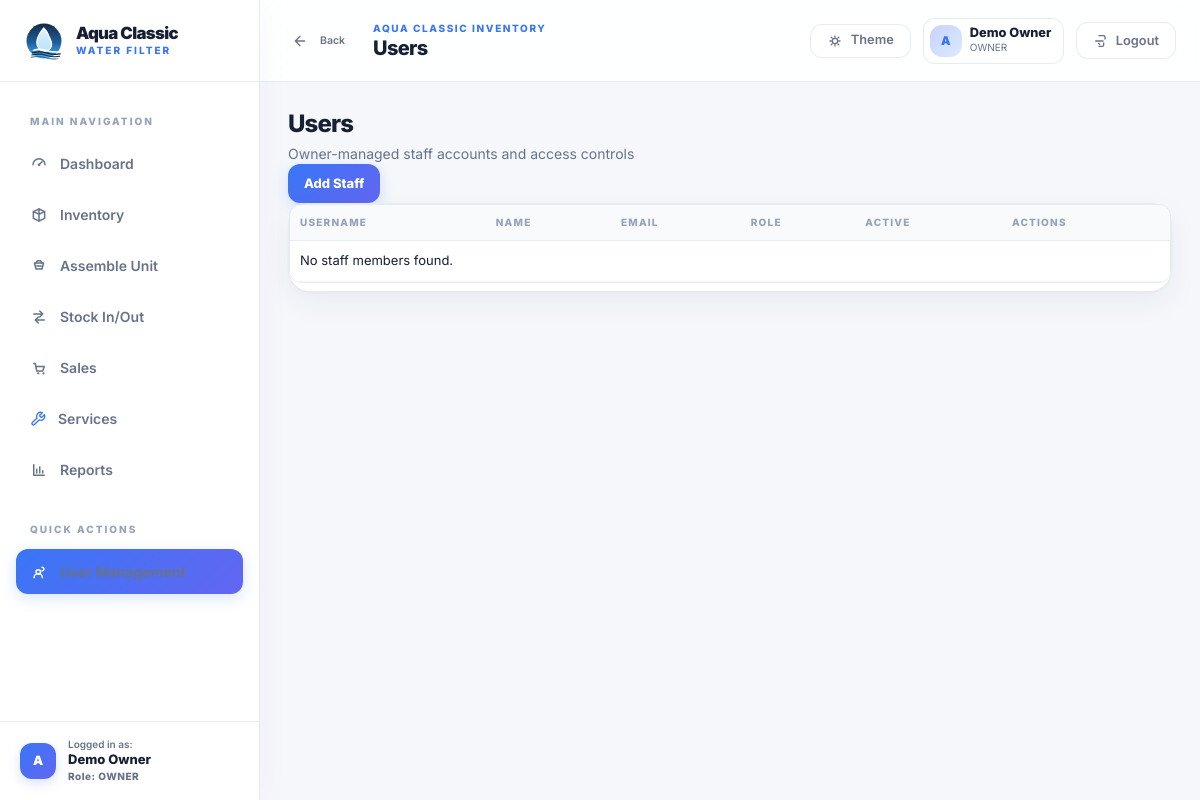
The page /accounts/staff/ (signed in) on the database its author committed.
### accounts/models.py (models this page shows, shortened)
class User(AbstractUser):
	class Role(models.TextChoices):
		OWNER = "OWNER", "Owner/Admin"
		STAFF = "STAFF", "Staff"
	role = models.CharField(max_length=20, choices=Role.choices, default=Role.OWNER)
	class Meta:
		verbose_name = "user"
		verbose_name_plural = "users"

### accounts/views.py (the view)
# urls.py: path("staff/", StaffListView.as_view(), name="staff-list"),
class StaffListView(OwnerRequiredMixin, ListView):
    model = User
    template_name = "accounts/staff_list.html"
    context_object_name = "staff_list"
    def get_queryset(self):
        return User.objects.exclude(is_superuser=True).order_by("username")

### accounts/mixins.py (called while the page is built)
    def test_func(self):
        user = self.request.user
        return user.is_authenticated and (user.is_superuser or getattr(user, "role", None) == "OWNER")

### templates/accounts/staff_list.html (shortened to what this page needs)
{% extends "base.html" %}
{% block page_title %}Users{% endblock %}
{% block content %}
<section class="page-panel">
  <div class="section-head">
    <div>
      <h2 class="h4 mb-1">Users</h2>
      <p class="text-secondary mb-0">Owner-managed staff accounts and access controls</p>
    </div>
    <a class="btn btn-primary" href="{% url 'accounts:staff-add' %}">Add Staff</a>
  </div>
  <div class="card">
    <div class="table-responsive">
      <table class="table table-hover align-middle">
        <thead><tr><th>Username</th><th>Name</th><th>Email</th><th>Role</th><th>Active</th><th>Actions</th></tr></thead>
        <tbody>
          {% for staff in staff_list %}
            <tr>
              <td>{{ staff.username }}</td>
              <td>{{ staff.get_full_name }}</td>
              <td>{{ staff.email }}</td>
              <td>{{ staff.role }}</td>
              <td>{{ staff.is_active }}</td>
              <td class="text-nowrap">
                <a class="btn btn-sm btn-outline-primary" href="{% url 'accounts:staff-edit' staff.pk %}">Edit</a>
                <a class="btn btn-sm btn-outline-secondary" href="{% url 'accounts:staff-reset-password' staff.pk %}">Reset Password</a>
                <a class="btn btn-sm btn-outline-danger" href="{% url 'accounts:staff-deactivate' staff.pk %}">Deactivate</a>
              </td>
            </tr>
          {% empty %}
            <tr><td colspan="6" class="empty-state">No staff members found.</td></tr>
          {% endfor %}
        </tbody>
      </table>
    </div>
  </div>
</section>
{% endblock %}

### templates/base.html (shortened to what this page needs)
{% load static %}
<!doctype html>
<html lang="en" data-theme="light">
<head>
  <link href="https://cdn.jsdelivr.net/npm/bootstrap@5.3.3/dist/css/bootstrap.min.css" rel="stylesheet">
  <link rel="stylesheet" href="{% static 'app.css' %}?v=3">
  <link href="https://cdn.jsdelivr.net/npm/tom-select@2.3.1/dist/css/tom-select.bootstrap5.min.css" rel="stylesheet">
</head>
<body class="app-root {% if not user.is_authenticated %}auth-layout{% endif %}">
  {% if user.is_authenticated %}
  <div class="app-shell">
    <aside class="sidebar" data-sidebar>
      <div class="sidebar__brand">
        <a class="brand-lockup" href="{% url 'dashboard:home' %}">
          <img src="{% static 'brand/aqua-classic-badge.svg' %}" alt="Aqua Classic" class="brand-lockup__mark">
          <span class="brand-lockup__copy">
            <strong>Aqua Classic</strong>
            <span>Water Filter</span>
          </span>
        </a>
      </div>
      <nav class="sidebar__nav" aria-label="Primary">
        <div class="sidebar__section-header">Main Navigation</div>
        <a class="sidebar-link {% if request.path == '/' %}is-active{% endif %}" href="{% url 'dashboard:home' %}">
          <svg aria-hidden="true"><use href="#icon-dashboard"></use></svg>
          <span>Dashboard</span>
        </a>
        <a class="sidebar-link {% if '/catalog/' in request.path %}is-active{% endif %}" href="{% url 'catalog:product-list' %}">
          <svg aria-hidden="true"><use href="#icon-catalog"></use></svg>
          <span>Inventory</span>
        </a>
        <a class="sidebar-link {% if '/inventory/assemble/' in request.path %}is-active{% endif %}" href="{% url 'inventory:assemble-unit' %}">
          <svg aria-hidden="true"><use href="#icon-assemble"></use></svg>
          <span>Assemble Unit</span>
        </a>
        <a class="sidebar-link {% if '/inventory/ledger/' in request.path %}is-active{% endif %}" href="{% url 'inventory:stock-ledger' %}">
          <svg aria-hidden="true"><use href="#icon-movement"></use></svg>
          <span>Stock In/Out</span>
        </a>
        <a class="sidebar-link {% if '/sales/' in request.path %}is-active{% endif %}" href="{% url 'sales:sale-list' %}">
          <svg aria-hidden="true"><use href="#icon-sales"></use></svg>
          <span>Sales</span>
        </a>
        <a class="sidebar-link {% if '/services/' in request.path %}is-active{% endif %}" href="{% url 'services:service-list' %}">
          <span>Services</span>
        </a>
        <a class="sidebar-link {% if '/reports/' in request.path %}is-active{% endif %}" href="{% url 'reports:report-home' %}">
          <svg aria-hidden="true"><use href="#icon-reports"></use></svg>
          <span>Reports</span>
        </a>
        {% if user.role == 'OWNER' or user.is_superuser %}
          <div class="sidebar__section-header mt-3">Quick Actions</div>
          <a class="sidebar-link {% if '/accounts/staff/' in request.path %}is-active{% endif %}" href="{% url 'accounts:staff-list' %}">
            <svg aria-hidden="true"><use href="#icon-users"></use></svg>
            <span>User Management</span>
          </a>
        {% endif %}
      </nav>
      <div class="sidebar__footer">
        <a href="{% url 'accounts:profile' %}" class="sidebar-user-card text-decoration-none">
          <div class="sidebar-user-card__avatar">{{ user.username|slice:':1'|upper }}</div>
          <div class="sidebar-user-card__info overflow-hidden">
            <span class="d-block small" style="font-size: 0.625rem; line-height: 1.2; color: var(--text-muted); font-weight: 600;">Logged in as:</span>
            <strong class="d-block text-truncate" style="font-size: 0.8125rem; color: var(--heading-color); font-weight: 800;">{{ user.get_full_name|default:user.username }}</strong>
            <span class="d-block small" style="font-size: 0.625rem; color: var(--accent-primary); font-weight: 800; letter-spacing: 0.05em;">Role: {{ user.role|default:'OWNER' }}</span>
          </div>
        </a>
      </div>
    </aside>
    <div class="app-main">
      <header class="topbar">
        <div class="topbar__left">
          <button class="btn btn-sm btn-ghost px-2 py-1 me-1 text-secondary" type="button" onclick="history.back()" title="Go to previous page">
            <svg style="width:16px;height:16px;vertical-align:-2px;" viewBox="0 0 24 24"><path d="M19 12H5M12 19l-7-7 7-7" fill="none" stroke="currentColor" stroke-width="2" stroke-linecap="round" stroke-linejoin="round"/></svg>
            <span class="small fw-semibold ms-1">Back</span>
          </button>
          <div class="topbar__title-wrap">
            <p class="topbar__eyebrow">Aqua Classic Inventory</p>
            <h1 class="topbar__title">{% block page_title %}Dashboard{% endblock %}</h1>
          </div>
        </div>
        <div class="topbar__actions">
          <button class="toggle-pill" type="button" data-theme-toggle aria-label="Toggle dark mode">
            <svg aria-hidden="true" class="toggle-pill__sun"><use href="#icon-sun"></use></svg>
            <span class="toggle-pill__label">Theme</span>
          </button>
          <a href="{% url 'accounts:profile' %}" class="user-chip text-decoration-none" title="View Owner Profile">
            <span class="user-chip__avatar">{{ user.username|slice:':1'|upper }}</span>
            <span class="user-chip__meta">
              <strong>{{ user.get_full_name|default:user.username }}</strong>
              <span>{{ user.role|default:'OWNER' }}</span>
            </span>
          </a>
          <form method="post" action="{% url 'logout' %}" class="logout-form">
            <button class="btn btn-ghost" type="submit">
              <svg aria-hidden="true"><use href="#icon-logout"></use></svg>
              Logout
            </button>
          </form>
        </div>
      </header>
      <main class="content-stage">
        <div class="content-frame page-enter">
          {% block content %}{% endblock %}
        </div>
      </main>
    </div>
  </div>
  {% endif %}
</body>
</html>

### rows shown on the page
User: username "A", get_full_name "Demo Owner", role "OWNER"
